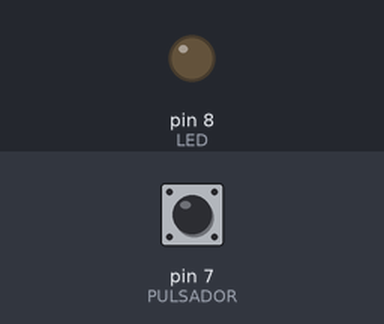
Bench run of a sketch on a simulated Arduino Uno, built with avr-gcc and run on an emulated ATmega328P. On the bench: output pins drawn as LEDs (lit = HIGH). The inputs (shaded band) are chosen by the test bench; at power-on: pin 7 (PULSADOR) LOW.

Above: at 1.2 s.
1.3 s: pin 7 (PULSADOR) pulled HIGH for 0.15 s
At 1.37 s:
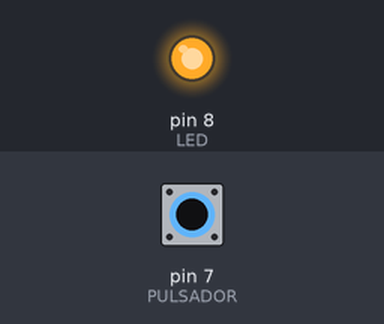
2.9 s: pin 7 (PULSADOR) pulled HIGH for 3.2 s
At 6.7 s:
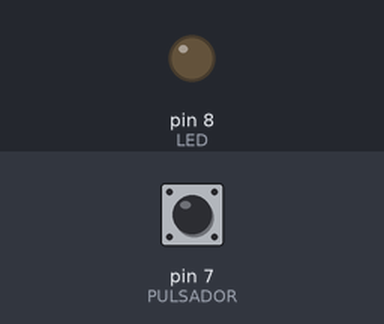
Timing chart, 0 to 8.2 s (numbered marks = the images above; inputs shaded):
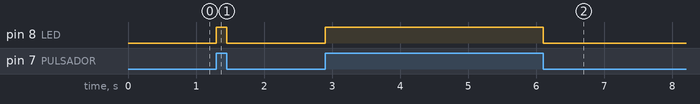

Measured:
- after the input at 1.3 s, pin 8 (LED): LOW → HIGH at once, → LOW 0.15 s later
- after the input at 2.9 s, pin 8 (LED): LOW → HIGH at once, → LOW 3.2 s later

The sketch:

0808_Jaret_pulsador_led_0808.ino
```cpp
const int PULSADOR = 7;
const int LED = 8;

// Variable para almacenar el estado del PULSADOR
int estado;

void setup(){
    // PULSADOR configurado como entrada de datos
    pinMode(PULSADOR,INPUT);
    // LED configurado como salida de datos
    pinMode(LED,OUTPUT);
}

void loop(){
    // Se almacena el estado del pulsador
  estado = digitalRead(PULSADOR);
    // Si la lectura del pulsador es HIGH (pulsado)...
  if  (estado == HIGH){
        // ... enciende el LED.
    digitalWrite(LED,HIGH);
      // En caso contrario (no pulsado)...
  } else {
        // Apaga el LED
        digitalWrite(LED,LOW);
  }
}
```
